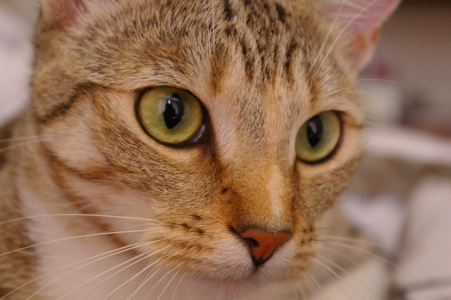
%> input picture CV/lab2/Comform/chelsea.png, 451 x 300 px
$ octave Comform.m   (GNU Octave 9; MATLAB toolbox functions it lacks are replaced by stand-ins)
%> lines starting %> are read from the running program, lines starting %| are printed output that depends on the picture

I = imread("chelsea.png");
%> I is the input picture: size 300x451x3 uint8; mean R, G, B 147.7, 111.4, 86.8

T = [1 0 0; 0 1 0; 50 100 1];
tform = affine2d(T);
I_shift = imwarp(I, tform, 'Interp', 'nearest', 'OutputView', imref2d(size(I), [1 size(I,2)], [1 size(I,1)]));
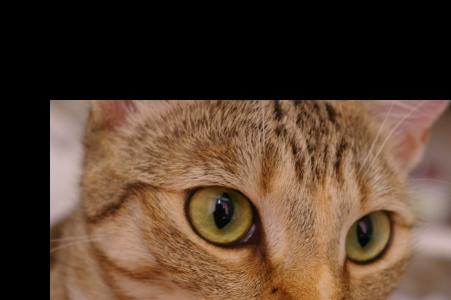
%> I_shift: size 300x451x3 uint8; mean R, G, B 86, 63.7, 47.1
%imshow(I_shift);

T = [1 0 0; 0 -1 0; 0 0 1];
tform = affine2d(T);
I_reflect = imwarp(I, tform);
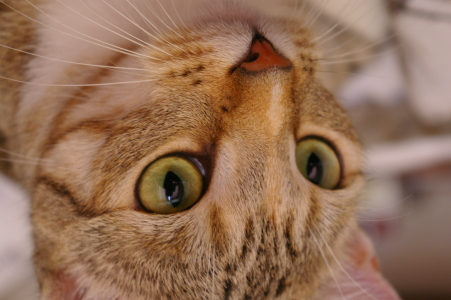
%> I_reflect: size 300x451x3 uint8; mean R, G, B 147.7, 111.4, 86.8; mean of the top-left, top-right, bottom-left and bottom-right quarters 118.3, 122.1, 109.1, 111.8
%imshow(I_reflect);

T = [2 0 0; 0 2 0; 0 0 1];
tform = affine2d(T);
I_scale = imwarp(I, tform);
%imshow(I_scale);

phi = 17*pi/180;
T = [cos(phi) sin(phi) 0; -sin(phi) cos(phi) 0; 0 0 1];
tform = affine2d(T);
I_rotate = imwarp(I, tform);
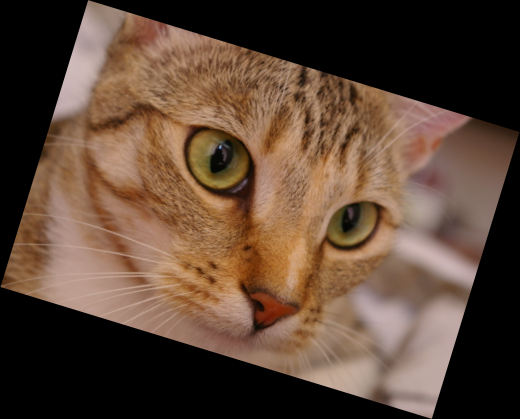
%> I_rotate: size 419x520x3 uint8; mean R, G, B 91.7, 69.2, 53.9
imshow(I_rotate);

$ run again, with CV/lab2/Comform/Однородное масштабирование изображения.png copied over CV/lab2/Comform/chelsea.png
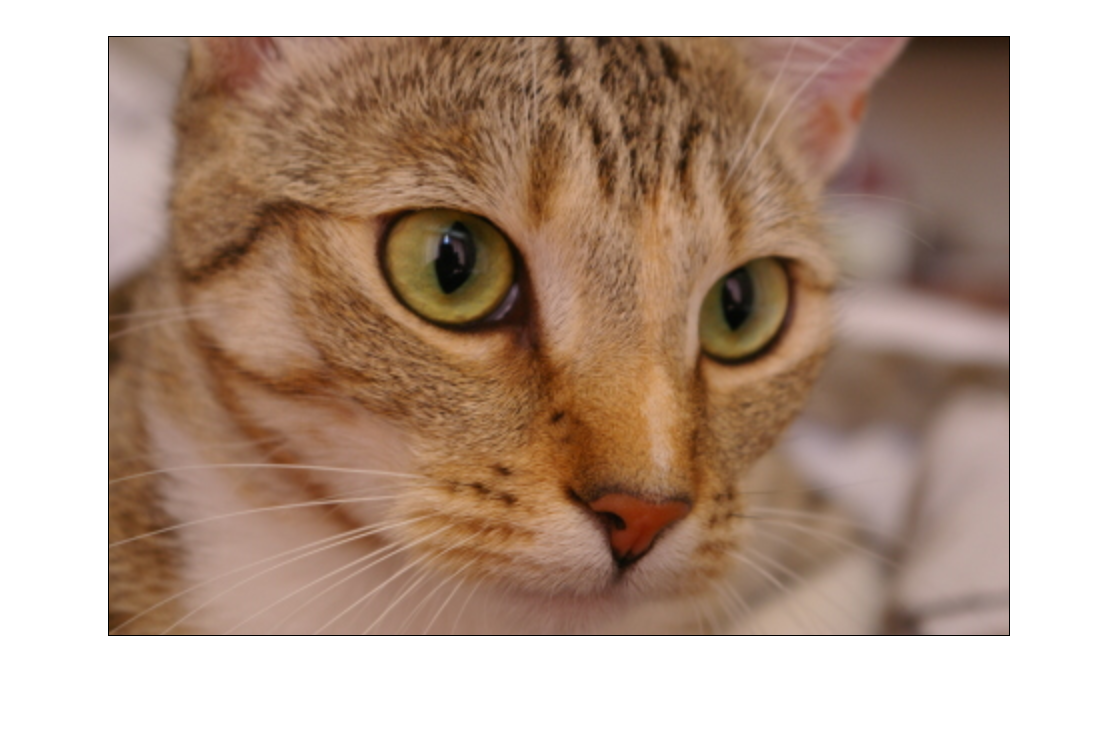
%> input picture CV/lab2/Comform/Однородное масштабирование изображения.png, 1118 x 730 px
%> I is the input picture: size 730x1118x3 uint8; mean R, G, B 183.3, 159.4, 143.1
%> `I_reflect = imwarp(I, tform);`:
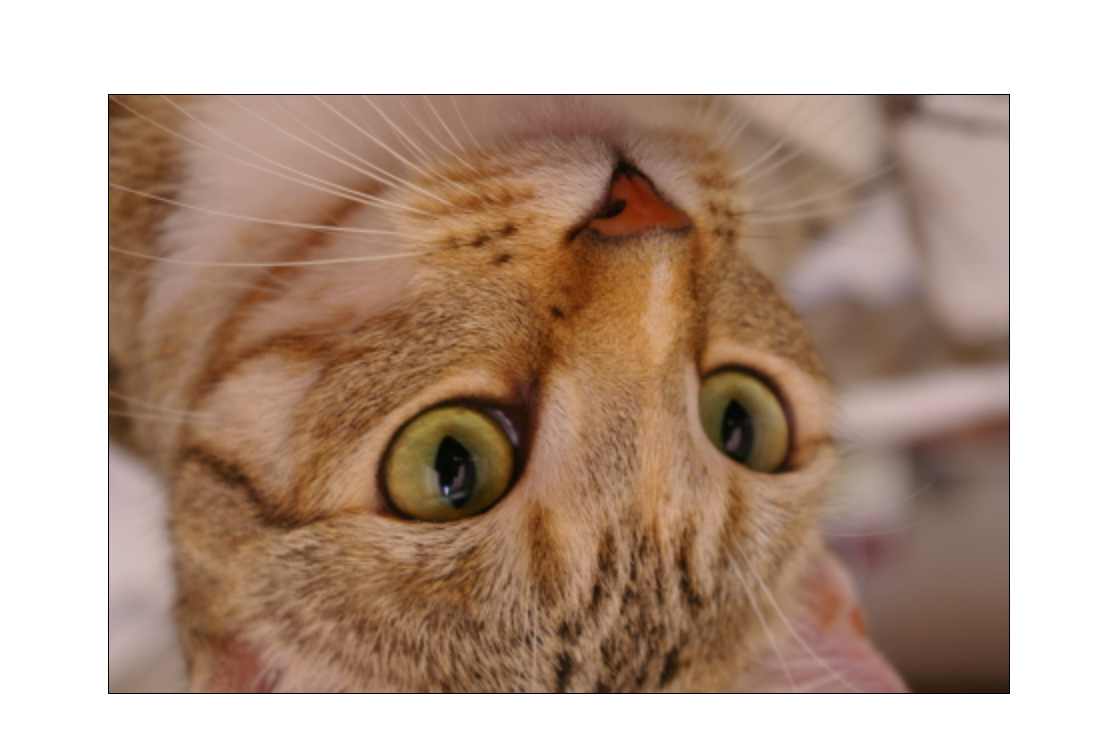
%> I_reflect: size 730x1118x3 uint8; mean R, G, B 183.3, 159.4, 143.1; mean of the top-left, top-right, bottom-left and bottom-right quarters 173.4, 174.9, 148.2, 151.1
%> `I_rotate = imwarp(I, tform);`:
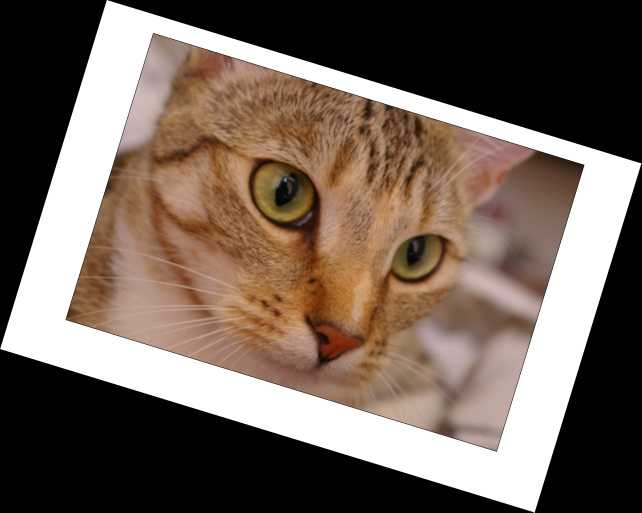
%> I_rotate: size 1025x1283x3 uint8 (shown at 1/2 size); mean R, G, B 113.8, 98.9, 88.8
